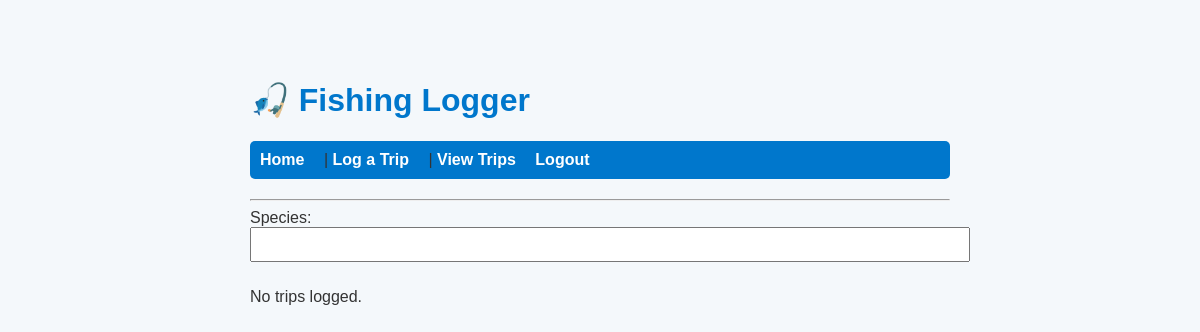
Before: /trips (signed in) with the older database file.
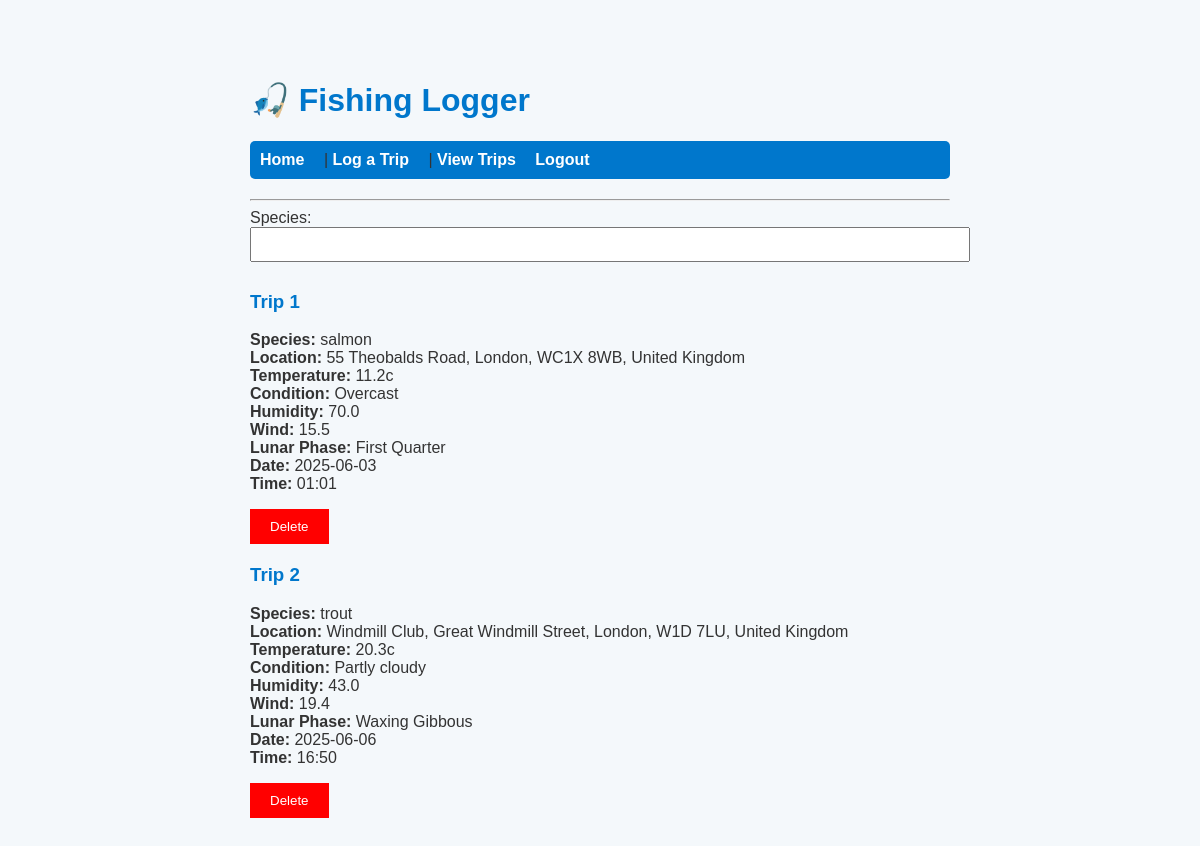
After: the same page with the newer database file.
### tables this page shows
CREATE TABLE trips (
    id INTEGER PRIMARY KEY AUTOINCREMENT,
    species_id INTEGER NOT NULL,
    latlong TEXT NOT NULL,
    location TEXT NOT NULL,
    date  TEXT NOT NULL,
    time TEXT NOT NULL,
    temperature REAL NOT NULL,
    cloud_cover TEXT NOT NULL,
    humidity REAL NOT NULL,
    wind_speed REAL NOT NULL,
    lunar_phase TEXT NOT NULL,
    FOREIGN KEY (species_id) REFERENCES species(id)
);

CREATE TABLE species (
    id INTEGER PRIMARY KEY AUTOINCREMENT,
    name TEXT NOT NULL UNIQUE,
    common_name TEXT NULL,
    lang TEXT NULL,
    region TEXT NULL
);

### app.py (the view)
@app.route("/trips")
@logged_in
def trips():
    trips = getTrips()
    species = request.args.get("species")
    if species:
        filteredtrips = []
        for trip in trips:
            if trip["species"].lower() == species.lower():
                filteredtrips.append(trip)
        return render_template("trips.html", trips=filteredtrips)
    return render_template("trips.html", trips=trips)

### app.py (called while the page is built)
def logged_in(func):#check user is logged in
    @wraps(func)
    def wrapper(*args,**kwargs):
        if "userId" not in session:
            return redirect("/")
        else:
            return func(*args,**kwargs)
    return wrapper

### templates/trips.html (shortened to what this page needs)
{% extends "base.html" %}
{% block content %}
    <form method="get" action="/trips">
        <label for="species-list">Species:</label><br>
        <input type="text" list="species-list" name="species" id="species">
    </form>
    {% if trips %}
        {% for trip in trips %}
            <div style="margin-bottom: 20px;">
                <h3>Trip {{ loop.index }}</h3>
                <p>
                    <strong>Species:</strong> {{ trip.species }}<br>
                    <strong>Location:</strong> {{ trip.location }}<br>
                    <strong>Temperature:</strong> {{ trip.temperature }}<br>
                    <strong>Condition:</strong> {{ trip.condition }}<br>
                    <strong>Humidity:</strong> {{ trip.humidity }}<br>
                    <strong>Wind:</strong> {{ trip.wind }}<br>
                    <strong>Lunar Phase:</strong> {{ trip.lunarphase }}<br>
                    <strong>Date:</strong> {{ trip.date }}<br>
                    <strong>Time:</strong> {{ trip.time }}
                </p>
                <form method="post" action="{{ url_for('delete', trip_id=trip.trip_id) }}">
                    <input type="submit" value="Delete" style="background-color: red; color: white;">
                </form>
            </div>
        {% endfor %}
    {% else %}
        <p>No trips logged.</p>
    {% endif %}
{% endblock %}

### templates/base.html (shortened to what this page needs)
<!DOCTYPE html>
<html lang="en">
<head>
</head>
<body>
    <header>
        <h1>🎣 Fishing Logger</h1>
        <nav>
            <a href="/home">Home</a> |
            <a href="/log">Log a Trip</a> |
            <a href="/trips">View Trips</a>
            <a href="/logout">Logout</a>
        </nav>
        <hr>
        <link rel="stylesheet" href="{{ url_for('static', filename='style.css') }}">
    </header>
    {% block content %}
    {% endblock %}
</body>
</html>

### static/style.css (style rules this page uses)
body { font-family: Arial, sans-serif; max-width: 700px; margin: 40px auto; padding: 20px; background-color: #f4f8fb; color: #333; }
h1, h3 { color: #0077cc; }
a { color: #0077cc; text-decoration: none; }
form input[type="text"] { padding: 8px; width: 100%; margin-bottom: 10px; }
form input[type="submit"] { background-color: #0077cc; color: white; padding: 10px 20px; border: none; cursor: pointer; }
nav { background-color: #0077cc; padding: 10px; border-radius: 5px; margin-bottom: 20px; }
nav a { color: white; text-decoration: none; margin-right: 15px; font-weight: bold; }

Changed rows visible on the page:
added trips: species "salmon", location "55 Theobalds Road, London, WC1X 8WB, United Kingdom", temperature "11.2c", condition "Overcast", humidity "70.0", wind "15.5", lunarphase "First Quarter", date "2025-06-03", time "01:01"
added trips: species "trout", location "Windmill Club, Great Windmill Street, London, W1D 7LU, United Kingdom", temperature "20.3c", condition "Partly cloudy", humidity "43.0", wind "19.4", lunarphase "Waxing Gibbous", date "2025-06-06", time "16:50"
Other visible differences:
text no longer shown: "No trips logged."
